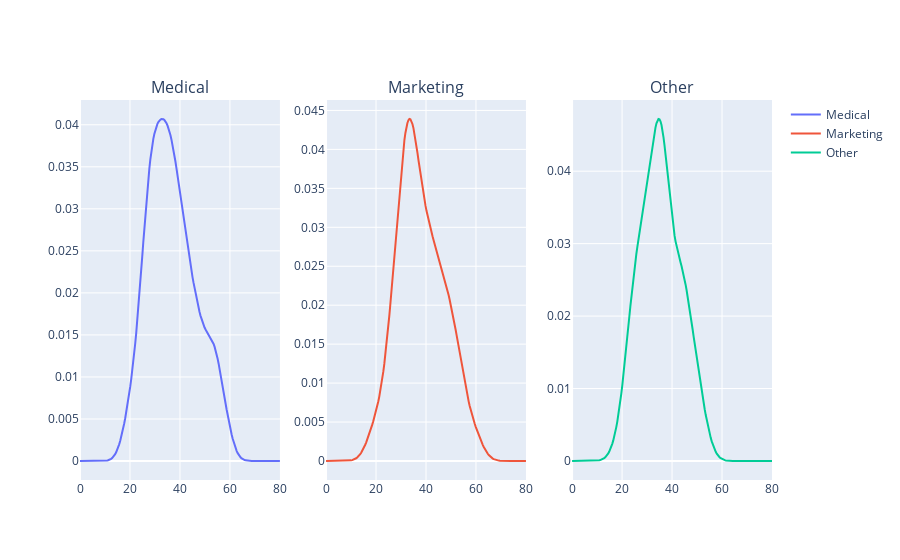

Notebook code cell kept with this figure:
### Markdown cell above
A continuación representamos la función de densidad de probabilidad de las tres submuestras con un gráfico interactivo utilizando la librería plotly.

### Code cell
# create subplot for each EducationField
fig = make_subplots(rows=1, cols=3, subplot_titles=('Medical', 'Marketing', 'Other'))


# define a function to get the kernel density estimate

def get_kde(data):
    density_function = np.linspace(0, 80, 200)
    kernel = stats.gaussian_kde(data)
    density = kernel(density_function)
    return density_function, density

# add density plot for each EducationField
fig.add_trace(
    go.Scatter(x=get_kde(df_medical['Age'])[0], y=get_kde(df_medical['Age'])[1], mode='lines', name='Medical'),
    row=1, col=1
)

fig.add_trace(
    go.Scatter(x=get_kde(df_marketing['Age'])[0], y=get_kde(df_marketing['Age'])[1], mode='lines', name='Marketing'),
    row=1, col=2
)

fig.add_trace(
    go.Scatter(x=get_kde(df_other['Age'])[0], y=get_kde(df_other['Age'])[1], mode='lines', name='Other'),
    row=1, col=3
)


# display the plot
fig.show()

### Figure 1 — Plotly figure (JSON) as saved in the notebook; plotly's stock layout.template omitted (floating-point values rounded to 4 significant figures; data arrays with more than 128 entries replaced by an {"elided": "..."} marker saying what was removed)
{"data": [{"mode": "lines", "name": "Medical", "type": "scatter", "x": {"elided": "200 float values"}, "xaxis": "x", "y": {"elided": "200 float values"}, "yaxis": "y"}, {"mode": "lines", "name": "Marketing", "type": "scatter", "x": {"elided": "200 float values"}, "xaxis": "x2", "y": {"elided": "200 float values"}, "yaxis": "y2"}, {"mode": "lines", "name": "Other", "type": "scatter", "x": {"elided": "200 float values"}, "xaxis": "x3", "y": {"elided": "200 float values"}, "yaxis": "y3"}], "layout": {"annotations": [{"font": {"size": 16}, "showarrow": false, "text": "Medical", "x": 0.1444, "xanchor": "center", "xref": "paper", "y": 1, "yanchor": "bottom", "yref": "paper"}, {"font": {"size": 16}, "showarrow": false, "text": "Marketing", "x": 0.5, "xanchor": "center", "xref": "paper", "y": 1, "yanchor": "bottom", "yref": "paper"}, {"font": {"size": 16}, "showarrow": false, "text": "Other", "x": 0.8556, "xanchor": "center", "xref": "paper", "y": 1, "yanchor": "bottom", "yref": "paper"}], "xaxis": {"anchor": "y", "domain": [0, 0.2889]}, "xaxis2": {"anchor": "y2", "domain": [0.3556, 0.6444]}, "xaxis3": {"anchor": "y3", "domain": [0.7111, 1]}, "yaxis": {"anchor": "x", "domain": [0, 1]}, "yaxis2": {"anchor": "x2", "domain": [0, 1]}, "yaxis3": {"anchor": "x3", "domain": [0, 1]}}}
